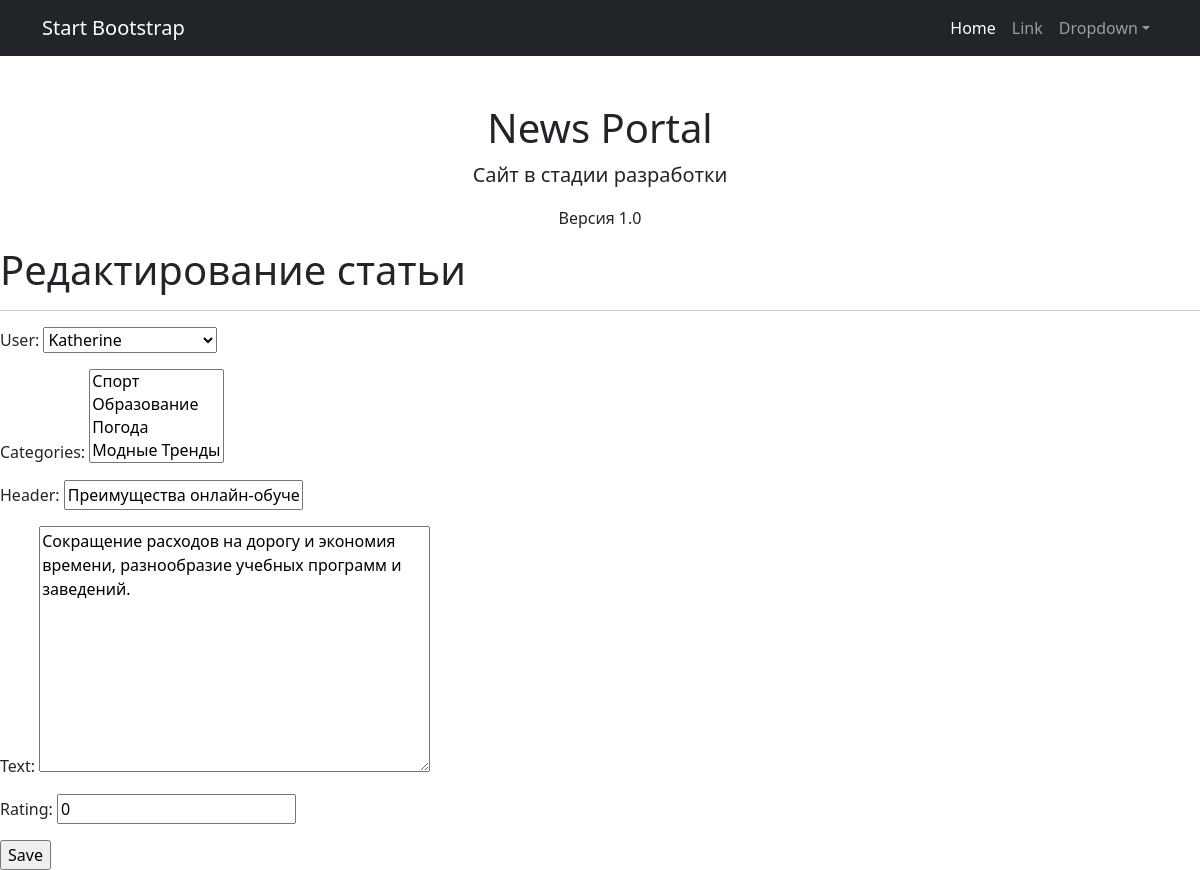
Before: /news/articles/21/edit/ (signed in) with the older database file.
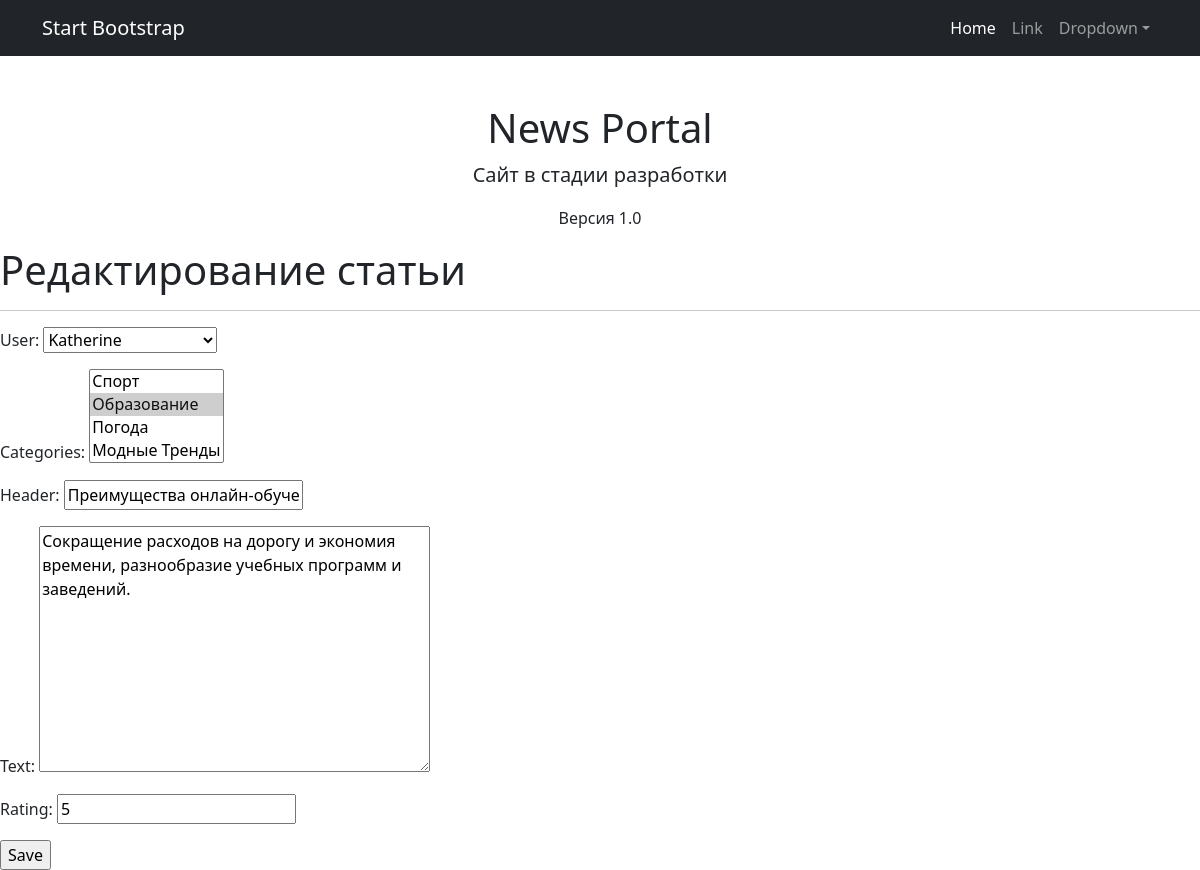
After: the same page with the newer database file.
### news/models.py (models this page shows, shortened)
class Post(models.Model):
    user = models.ForeignKey(Author, on_delete=models.CASCADE, related_name="post")
    A = "article"
    N = "news"
    choices = ((A, "Статья"), (N, "Новость"))
    choice_field = models.CharField(max_length=7, choices=choices, default="news")
    creation_date = models.DateTimeField(auto_now_add=True)
    categories = models.ManyToManyField(Category, through="PostCategory")
    header = models.CharField(max_length=255, default="Default value")
    text = models.TextField()
    rating = models.IntegerField(default=0)

### news/views.py (the view)
# urls.py: path('<int:pk>/edit/', PostUpdate.as_view(), name='news_edit'),
class PostUpdate(LoginRequiredMixin, PermissionRequiredMixin, UpdateView):
    form_class = PostForm
    model = Post
    template_name = 'news_edit.html'
    permission_required = ('news.change_post', )
    def get_template_names(self):
        if self.request.path==f'/news/articles/{self.object.pk}/edit/':
            self.template_name='articles_edit.html'
        else:
            self.template_name='news_edit.html'
        return self.template_name
    class ProtectedView(LoginRequiredMixin, TemplateView):
        template_name = 'protected_page.html'

### news/forms.py
class PostForm(forms.ModelForm):
   class Meta:
       model = Post
       fields = [
           'user',
           'categories',
           'header',
           'text',
           'rating',
       ]

### news/models.py (called while the page is built)
    def __str__(self):
        return self.user.username

    def __str__(self):
        return self.category_name.title()

### templates/articles_edit.html (shortened to what this page needs)
{%extends 'default.html'%}
{% block content %}
<h1>Редактирование статьи</h1>
<hr>
<form action="" method="post">
    {{ form.as_p }}
    <input type="submit" value="Save" />
</form>
{% endblock content %}

Changed rows visible on the page:
changed Post "Преимущества онлайн-обучения": rating "0" → "5"
Other visible differences:
form field categories: "Спорт / Образование / Погода / Модные Тренды" → "Спорт / Образование ☑ / Погода / Модные Тренды"
